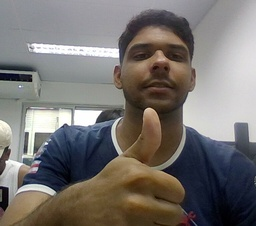
#> input picture imagens/originais/imagem_original.jpg, 256 x 226 px, shrunk from 769 x 678 before the run
$ python k-means.py
#> lines starting #> are read from the running program, lines starting #| are printed output that depends on the picture
#> further down, img is the input picture: shape (226, 256, 3); mean B, G, R 111.4, 114.6, 119
from os import sched_get_priority_max
from datetime import MAXYEAR
import os
import time

import matplotlib.pyplot as plt
import numpy as np
import cv2


# PRINTA DE IMAGEM ORIGINAL
# plt.imshow(img)
# plt.show()

def kmeans(img, K):

#> called with K = 2
    n_linhas, n_colunas, c = img.shape
#> n_linhas = 226; n_colunas = 256; c = 3

    ####### INICIALIZAÇÃO #######
    init = time.time()
    tic = time.time()

    faixa = []
    plano = []
    centroid = []

    # Transforma a matrix de 3 dimensões em uma lista
    for cor in range(c):
        plano.append(img[:,:,cor])

        # PLOTA IMAGEM EM CINZA DE CADA PLANO
        # plt.imshow(plano[-1], cmap='gray')
        # plt.show()

        faixa.append(plano[-1].flatten())
#> after the loop, faixa = 3 items; plano = 3 items

        # PRITA CADA FAIXA (R, G, B)

        # PLOTA CADA FAIXA (R, G, B)
        # plt.scatter(np.arange(len(faixa[-1])), faixa[-1])
        # # plt.plot(faixa[-1])
        # plt.show()

    # Escolhe aleatoriamente k centroides
    n_pixels = len(faixa[0])
#> n_pixels = 57856
    for k in range(K):
        px = np.random.randint(0, n_pixels)

        v = []
        for f in faixa:
            v.append(f[px])

        centroid.append(np.array(v))
#> this loop made 2 passes
#> px on passes 1 to 2: 2732, 43567
#> after the loop, centroid = [[153, 152, 158], [25, 37, 53]]


    init_time = time.time() - tic

    #### FIM DA INICIALIZAÇÃO ####


    MAX_ITER = 200
    iter = 0
    passadas = 0  # passadas completas por todos os pixels (inclui a que confirma a convergência)


    while True:
        CLUSTER = [[] for _ in range(K)]
        passadas += 1


        ####### AGRUPAMENTO #########
        tic = time.time()

        for px in range(n_pixels):
            v = [faixa[0][px], faixa[1][px], faixa[2][px]]
            d = []
            for k in range(K):
                pxs_dist = np.linalg.norm(np.array(v) - np.array(centroid[k]))
                d.append(pxs_dist)
            cluster = np.argmin(d)
            CLUSTER[cluster].append(px)

        arrange_time = time.time() - tic

        ###### FIM DO AGRUPAMENTO ######

        ########### CENTROIDE ##########
        tic = time.time()
        new_centroid = []
        for k in range(K):
            L = len(CLUSTER[k])
            if L == 0:  # cluster vazio: mantém o centroide anterior
                new_centroid.append(centroid[k])
                continue
            S = np.zeros(3)
            for px in CLUSTER[k]:
                S += [faixa[0][px], faixa[1][px], faixa[2][px]]
            new_centroid.append([int(S[0])/L, int(S[1])/L, int(S[2])/L])

        centroid_time = time.time() - tic

        ##### FIM DO CENTROIDE #######

        ######## VERIFICAÇÃO #########

        conv = True

        for k in range(K):
            for c in range(3):
                if int(centroid[k][c]) != int(new_centroid[k][c]):
                    conv = False
                    break

        ####### FIM DA VERIFICAÇÃO #########

        if not conv:
            centroid = new_centroid
            iter += 1

            if iter >= MAX_ITER:
                break

        else:
            break
#> after the loop, iter = 4; passadas = 5


    color = [[255, 0, 0], [0, 255, 0], [0, 0, 255], [255, 255, 0], [255, 0, 255], [0, 255, 255]]

    segmented = np.empty((n_linhas, n_colunas, 3), dtype=np.uint8)
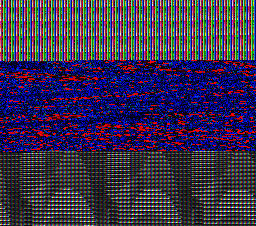
#> segmented: shape (226, 256, 3); mean of channels 0, 1, 2 76.9, 47.3, 56; drawn as B, G, R

    for k in range(K):
        for px in CLUSTER[k]:
            i = px // n_colunas
            j = px % n_colunas
            segmented[i, j] = color[k]
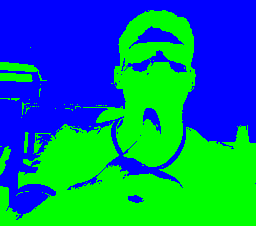
#> segmented: shape (226, 256, 3); mean of channels 0, 1, 2 131.6, 123.4, 0; drawn as B, G, R

    # plt.imshow(segmented)
    # plt.show()

    kmeans.passadas = passadas  # o experimentador lê isto para relacionar tempo e iterações
#> kmeans.passadas = 5
    return segmented

if __name__ == '__main__':
    img = cv2.imread(os.path.join(os.path.dirname(os.path.abspath(__file__)), '..', 'imagens', 'originais', 'imagem_original.jpg'))
    img = cv2.cvtColor(img, cv2.COLOR_BGR2RGB) # Formato jpg enxerga em BGR enquanto png, RGB
    kmeans(img, 2)
